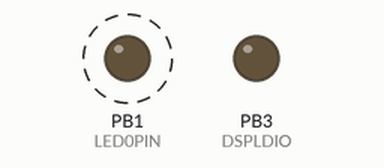
The program below on a simulated ATtiny85, built with avr-gcc and emulated at 16 MHz. On the bench: output pins drawn as LEDs (lit = HIGH). Dashed ring = blinking. Pins used as bus, display or sensor lines are not drawn.

Above: at 0.05 s.
At 1.95 s:
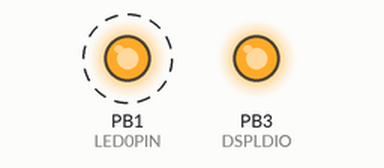
Timing chart, 0 to 3.0 s (numbered marks = the images above):
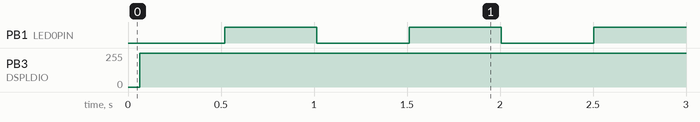

Measured:
- by itself, PB1 (LED0PIN): alternates HIGH for 0.50 s and LOW for 0.50 s
- by itself, PB3 (DSPLDIO): 0/255 → 255/255 at 0.06 s

The program:

main.c
```c
/*
 * Filename: main.c
 * Description: The main frogram file.
 *
 * Project: Simple Multitasking Logic
 * Platform: MicroChip ATTiny85
 * Created: 02.08.2025 9:53:17 AM
 * Author: Dmitry Slobodchikov
 */

#include "main.h"

/* Private variables */
static volatile uint8_t   _GREG_  = 0;
static volatile uint8_t   _PREG_  = 0;
static volatile uint16_t  sysCnt  = 0;
static volatile uint16_t  secCnt  = 0;

/* Private function definitions */
static void Cron(void);
static void SysTick_Handler(void);
static void Second_Handler(void);

/* STDOUT definition */
static FILE dsplout = FDEV_SETUP_STREAM(putc_dspl, NULL, _FDEV_SETUP_WRITE);


/**
 * @brief   The application entry point.
 * @retval  (int)
 */
int main(void) {
  /* Initialization block */
  cli();
  _INIT_MCU;
  _INIT_WDG;
  _INIT_LED;
  _INIT_TIMERS;
  _INIT_I2C;
  Init_ISR();
  if (!Init_Display())  FLAG_SET(_PREG_, _DSPLRF_);
  if (!Init_OneWire()) FLAG_SET(_PREG_, _OWBUSRF_);
  if (!Init_DigitalDisplay()) FLAG_SET(_PREG_, _DIGDRF_);
  sei();

  /* --- Init default standard output into display --- */
  stdout = Init_DsplOut();

  while (1) {
    Cron();
  }

}


/**
 * @brief   The application system cron service handler.
 * @retval  none
 */
static void Cron(void) {
  SysTick_Handler();
  Second_Handler();
}


/**
 * @brief   The application system cron service handler.
 * @retval  none
 */
static void SysTick_Handler(void) {
  /* Increase SysTick counter */
  if (FLAG_CHECK(_GREG_, _SYSTF_)) {
    cli();
    FLAG_CLR(_GREG_, _SYSTF_);
    sysCnt &= SEC_TICK_MASK;

    if (!sysCnt) {
      secCnt++;
      FLAG_SET(_GREG_, _SECTF_);
    }
    sei();

    /* --- Millis dependent services --- */
    LedToggle_Scheduler();
    PrintDigitalDisplay_Scheduler();
  }
}


/**
* @brief   The application periodical event handler (secondly.)
* @retval  none
*/
static void Second_Handler(void) {
  if (FLAG_CHECK(_GREG_, _SECTF_)) {
    FLAG_CLR(_GREG_, _SECTF_);

    /* --- Seconds dependent services --- */
    Print_Scheduler();
    GetTemperature_Scheduler();
  }
}


/**
 * @brief   Simple millisecond-step delay.
 * @param   delay delay value in millis
 * @param   reg pointer to the control register
 * @param   flag control flag
 * @retval  none
 */
void _delay_ms(uint16_t delay, volatile uint8_t* reg, uint8_t flag) {
  FLAG_SET(*reg, flag);
  uint16_t tmpDelay = (sysCnt + delay) & SEC_TICK_MASK;
  while (tmpDelay != sysCnt) {
    Cron();
  }
  FLAG_CLR(*reg, flag);
}


/* Getters */
volatile uint8_t* Get_GREG(void) {
  return &_GREG_;
}

volatile uint8_t* Get_PREG(void) {
  return &_PREG_;
}

volatile uint16_t* Get_SysCnt(void) {
  return &sysCnt;
}

volatile uint16_t Get_SecCnt(void) {
  return secCnt;
}

FILE* Init_DsplOut(void) {
  return &dsplout;
}


/* Setters */
```

fonts.h
```c
/*
 * Filename: fonts.h
 * Description: The file contains for fonts code.
 *
 * Project: Simple Multitasking Logic
 * Platform: MicroChip ATTiny85
 * Created: 10.08.2025 07:35:51 PM
 * Author: Dmitry Slobodchikov
 */
#ifndef FONTS_H_
#define FONTS_H_


#include "main.h"

typedef uint8_t font_dot_5x7_t[6];
typedef uint8_t font_dot_10x14_t[24];

const font_dot_5x7_t font_dot_5x7[96];
const font_dot_10x14_t font_dot_10x14[96];


#endif /* FONTS_H_ */
```

digit_display.h
```c
/*
 * Filename: digit_display.h
 * Description: The file contains digit display definitions.
 *
 * Project: Simple Multitasking Logic
 * Platform: MicroChip ATTiny85
 * Created: 10.08.2025 21:07:41 AM
 * Author : Dmitry Slobodchikov
 */
#ifndef _DIGIT_DISPLAY_H
#define _DIGIT_DISPLAY_H

#include "main.h"


#define DSPLDDR     DDRB
#define DSPLPORT    PORTB
#define DSPLPIN     PINB
#define DSPLDIO     PINB3
#define DSPLCLK     PINB4


#define DIO_H DSPLPORT |= _BV(DSPLDIO);
#define DIO_L DSPLPORT &= ~_BV(DSPLDIO);
#define CLK_H DSPLPORT |= _BV(DSPLCLK);
#define CLK_L DSPLPORT &= ~_BV(DSPLCLK);

#define	DIO_OUT DSPLDDR |= _BV(DSPLDIO)
#define	DIO_IN  DSPLDDR &= ~_BV(DSPLDIO)


uint8_t Init_DigitalDisplay(void);
void DigitalDisplaySend(const uint8_t *buf, int8_t dot);


#endif /* _DIGIT_DISPLAY_H */
```

display.h
```c
/*
 * Filename: display.h
 * Description: The file contains display definitions.
 *
 * Project: Simple Multitasking Logic
 * Platform: MicroChip ATTiny85
 * Created: 03.08.2025 10:38:01 AM
 * Author : Dmitry Slobodchikov
 */

#ifndef _DISPLAY_H
#define _DISPLAY_H

#include "main.h"
#include "fonts.h"

// #define DSPL_SSD1315
#define DSPL_WH1602

/* Exported functions prototypes */
uint8_t Init_Display(void);
int putc_dspl(char, FILE*);
void WH1602_Write(uint8_t, uint8_t, const char*);
uint8_t SSD1315_WriteBuf(const uint8_t*, uint16_t, uint8_t* );


/* --- WH0802A commands --- */
#define _1602A_ADDR_        0x27 // WH1602 I2C Address
#define _1602A_8BBUS_       0x03 // 8-bit initial bus initialization
#define _1602A_CURUPLEFT_   0x02 // Cursor positioin up an left
#define	_1602A_4BBUS2L_     0x28 // 4-bit bus, LCD of 2 lines
#define _1602A_DSPLSW_	    0x0c // Display on, cursor off, blink off
#define _1602A_CLRDSLP_     0x01 // Clear display
#define _1602A_1LS_         0x80 // Position at 1-st line, start
#define _1602A_2LS_         0xc0 // Position ar 2-nd line, start
#define _1602A_NOCMD_       0x00 // No command

/* --- WH0802A control parameters --- */
#define _1602A_Bl           3
#define _1602A_E            2
#define _1602A_Rw 	        1
#define _1602A_Rs 	        0
#define _1602A_4BMASK_      0xf0

/* --- WH0802A control mascroses --- */
#define _WR1NCHAR(ch)       ((ch & _1602A_4BMASK_)|_BV(_1602A_E)|_BV(_1602A_Bl)|_BV(_1602A_Rs))
#define _WR2NCHAR(ch)       ((ch & _1602A_4BMASK_)|_BV(_1602A_Bl)|_BV(_1602A_Rs))
#define _WR1NCMD(cmd)       ((cmd & _1602A_4BMASK_)|_BV(_1602A_E)|_BV(_1602A_Bl))
#define _WR2NCMD(cmd)       ((cmd & _1602A_4BMASK_)|_BV(_1602A_Bl))

/* --- SSD1315 commands --- */
#define _SSD1315_ADDR_      0x3c // SSD1315 I2C Address
#define _SSD1315_Co_        7 // Co bit
#define _SSD1315_DC_        6 // DC bit (1 - data, 0 - command)

/* --- Display end of line parameters --- */
#define _0DCF_              0
#define _0ACF_              1


#endif // _DISPLAY_H
```

ds18b20.h
```c
/*
 * Filename: ds18b20.h
 * Description: The file contains definitions for DS18B20 OneWire temperature sensor code.
 *
 * Project: Simple Multitasking Logic
 * Platform: MicroChip ATTiny85
 * Created: 12.08.2025 09:53:10 PM
 * Author: Dmitry Slobodchikov
 */
#ifndef DS18B20_H_
#define DS18B20_H_


#include "ow.h"
#include "eeprom.h"


/* Flags definitions */
#define _DSDF_            0 // Delay Flag


/* --- DS18B20 spwcific commands --- */
#define ConvertT          0x44
#define WriteScratchpad   0x4e
#define ReadScratchpad    0xbe
#define CopyScratchpad    0x48
#define RecallEeprom      0xb8


/* Exported functions */
uint8_t DS18B20_ReadScrachpad(uint8_t*, uint8_t*);
uint8_t DS18B20_WriteScratchpad(uint8_t*, uint8_t*);
uint8_t DS18B20_ConvertTemperature(uint8_t*);
uint8_t DS18B20_CopyScratchpad(uint8_t*);
uint8_t DS18B20_RecallEeprom(uint8_t*);

volatile uint8_t* Get_DSREG(void);


#endif /* DS18B20_H_ */
```

eeprom.h
```c
/*
 * Filename: eeprom.h
 * Description: The file contains definition for EEPROM code.
 *
 * Project: Simple Multitasking Logic
 * Platform: MicroChip ATTiny85
 * Created: 12.08.2025 04:58:39 AM
 * Author: Dmitry Slobodchikov
 */
#ifndef EEPROM_H_
#define EEPROM_H_

#include "main.h"


uint8_t EEPROM_WriteBuffer(uint16_t, uint8_t*, uint16_t);
uint8_t EEPROM_ReadBuffer(uint16_t, uint8_t*, uint16_t);


#endif /* EEPROM_H_ */
```

i2c.h
```c
/*
 * Filename: i2c.h
 * Description: The file contains I2C definitions.
 *
 * Project: Simple Multitasking Logic
 * Platform: MicroChip ATTiny85
 * Created: 02.08.2025 11:05:17 PM
 * Author: Dmitry Slobodchikov
 */
#ifndef I2C_H_
#define I2C_H_

#include "main.h"


/* Flags definitions */
#define _I2C_ACKF_    0 // ACK/NACK Flag
#define _I2C_RWF_     1 // Read/Write Flag (0 - write, 1 - read)
#define _I2C_BERF_    2 // Bus Error Flag


#define I2CDDR    DDRB
#define I2CPORT   PORTB
#define I2CPIN    PINB
#define I2CSDA    PINB0
#define I2CSCL    PINB2


#define SDA_H     I2CPORT |= _BV(I2CSDA)
#define SDA_L     I2CPORT &= ~_BV(I2CSDA)
#define SCL_H     I2CPORT |= _BV(I2CSCL)
#define SCL_L     I2CPORT &= ~_BV(I2CSCL)

#define	SDA_OUT   I2CDDR |= _BV(I2CSDA)
#define	SDA_IN    I2CDDR &= ~_BV(I2CSDA)

#define	I2C_WRITE FLAG_CLR(*_i2creg, _I2C_RWF_)
#define	I2C_READ  FLAG_SET(*_i2creg, _I2C_RWF_)


void I2C_Start(void);
void I2C_Stop(void);
void I2C_Transfer(void);
uint8_t I2C_ReceiveAckNack(void);
void I2C_SendAckNack(void);
void I2C_SendAddress(uint8_t);
void I2C_SendByte(uint8_t);
uint8_t I2C_ReceiveByte(void);

volatile uint8_t* Get_I2CREG(void);


#endif /* I2C_H_ */
```

init_periph.h
```c
/*
 * Filename: init_led.h
 * Description: A set of definitions for LED initialization.
 *
 * Project: Simple Multitasking Logic
 * Platform: MicroChip ATTiny85
 * Created: 02.08.2025 8:40:57 PM
 * Author: Dmitry Slobodchikov
*/
#ifndef INIT_PERIPH_H_
#define INIT_PERIPH_H_


#include "main.h"


/* Initialization macroses */
/* --- LED --- */
#define	_INIT_LED do { \
  LEDDDR |= _BV(LED0PIN); \
} while (0)


/* --- Microcontroller unit --- */
/* --- Enable Sleep Mode (Idle mode) --- */
/* --- Reduce Power Consumption (16.2.2 p.120) --- */
/* --- Power reduce (7.5.2 p.38) --- */
#define _INIT_MCU do { \
  MCUSR   |= _BV(SE); \
  ACSR    |= _BV(ACD); \
  PRR     |= _BV(PRADC)|_BV(PRTIM1); \
} while (0)


/* --- Timers --- */
/* --- Timer0 counts ~1ms system tick --- */
#define _INIT_TIMERS do { \
  TCCR0B  |= _BV(CS02); \
  TIMSK   |= _BV(TOIE0); \
  TCNT0   = SYS_TICK_THOLD; \
} while (0)


/* --- Watchdog (8.5.2 p.45) --- */
/* --- MCU to reboot in ~8s by an event --- */
#define _INIT_WDG do { \
  MCUSR   &= ~_BV(WDRF); \
  WDTCR   |= _BV(WDCE)|_BV(WDIE); \
  WDTCR   |= _BV(WDP3)|_BV(WDP0)|_BV(WDE); \
} while (0)


/* --- I2C --- */
#define	_INIT_I2C do { \
  I2CPORT |= _BV(I2CSDA)|_BV(I2CSCL); \
  I2CDDR  |= _BV(I2CSDA)|_BV(I2CSCL); \
  USIDR   = 0xff; \
  USICR   = _BV(USIWM1)|_BV(USICS1)|_BV(USICLK); \
  USISR   = _BV(USISIF)|_BV(USIOIF)|_BV(USIPF)|_BV(USIDC); \
} while (0)


/* --- Digital display --- */
#define	_INIT_DIGIT_DSPL do { \
  DSPLDDR |= _BV(DSPLDIO)|_BV(DSPLCLK); \
} while (0)


#endif /* INIT_PERIPH_H_ */
```

ow.h
```c
/*
 * Filename: ow.c
 * Description: The file contains definitions for OneWire code.
 *
 * Project: Simple Multitasking Logic
 * Platform: MicroChip ATTiny85
 * Created: 12.08.2025 05:06:33 AM
 * Author: Dmitry Slobodchikov
 */
#ifndef ONEWIRE_H_
#define ONEWIRE_H_

#include "main.h"


#define OWDDR       DDRB
#define OWPORT      PORTB
#define OWPIN       PINB
#define OW0PIN      PB4


#define OW_UP       (OWDDR |= _BV(OW0PIN))
#define OW_DOWN     (OWDDR &= ~_BV(OW0PIN))
#define OW_LEVEL    (OWPIN & _BV(OW0PIN))
//#define OW_INPUT    (OWDDR &= ~_BV(OW0PIN))
//#define OW_OUTPUT   (OWDDR |= _BV(OW0PIN))

#define OW_L        OW_UP
#define OW_H        OW_DOWN


/* --- Strong PullUp might be reassign to another PIN --- */
#define OW_SP_UP  do { \
  OWPORT |= _BV(OW0PIN); \
  OWDDR |= _BV(OW0PIN); \
} while (0)

#define OW_SP_DOWN  do { \
  OWDDR &= ~_BV(OW0PIN); \
  OWPORT &= ~_BV(OW0PIN); \
} while (0)


/* --- EEPROM addresse pointter --- */
#define EE_OW_ADDR        0x0040
#define EE_OW_ALAD        0x00c0


/* --- OneWire device spwcific commands --- */
#define SearchROM         0xf0
#define SearchAlarmROM    0xec
#define ReadROM           0x33
#define MatchROM          0x55
#define SkipROM           0xcc
#define ReadPowerSupply   0xb4


/* Exported functions */
uint8_t Init_OneWire(void);
uint8_t OneWire_Reset(void);
uint8_t OneWire_ReadBit(void);
void OneWire_WriteByte(uint8_t);
uint8_t OneWire_ReadByte(void);
uint8_t OneWire_CRC(uint8_t, uint8_t);
void OneWire_CollectAlarms(uint16_t);
uint8_t OneWire_ReadPowerSupply(uint8_t*);
uint8_t OneWire_MatchROM(uint8_t*);
volatile uint8_t* Get_OWREG(void);


#endif /* ONEWIRE_H_ */
```

digit_display.c
```c
/*
 * Filename: digit_display.c
 * Description: The file contains digit display code.
 *
 * Project: Simple Multitasking Logic
 * Platform: MicroChip ATTiny85
 * Created: 10.08.2025 21:07:41 AM
 * Author : Dmitry Slobodchikov
 */

#include "digit_display.h"

/* Private constants */
const uint8_t digits[12] PROGMEM = {
  0x3f,
  0x06,
  0x5b,
  0x4f,
  0x66,
  0x6d,
  0x7d,
  0x07,
  0x7f,
  0x6f,
  0x80,
  0x00
};


/* Private function prototypes */
static void Dd_Start(void);
static void Dd_Stop(void);
static void Dd_WriteByte(uint8_t byte);


/**
 * @brief  Digital display start condition
 * @retval none
 */
static void Dd_Start(void) {
  CLK_H;
  DIO_H;
  _delay_us(2);
  DIO_L;
  _delay_us(2);
}


/**
 * @brief  Digital display stop condition
 * @retval none
 */
static void Dd_Stop(void) {
  CLK_L;
  _delay_us(2);
  DIO_L;
  _delay_us(2);
  CLK_H;
  _delay_us(2);
  DIO_H;
  _delay_us(2);
}


/**
 * @brief  Digital display write/send a by to the bus
 * @param  byte A byte to send/write
 * @retval none
 */
static void Dd_WriteByte(uint8_t byte) {

  for (uint8_t i = 0; i < 8; i++) {
    CLK_L;
    if (byte & 0x01) {
      DIO_H;
    } else {
      DIO_L;
    }
    byte >>= 1;
    _delay_us(3);
    CLK_H;
    _delay_us(3);
  }

  CLK_L;
  _delay_us(5);
  DIO_IN;
  if (!(DSPLPIN & _BV(DSPLDIO))) {
    CLK_H;
    _delay_us(2);
    CLK_L;
  }
  DIO_OUT;
}


/**
 * @brief  Digital display initialization code; clearing the display
 * @retval (uint8_t) the operation status
 */
uint8_t Init_DigitalDisplay(void) {
  /* OneWire bus and Display share PB4 pin
     if OneWire on board display to be ignored */
  if (FLAG_CHECK(*Get_PREG(), _OWBUSRF_)) return 1;

  _INIT_DIGIT_DSPL;
  Dd_Start();
  Dd_WriteByte(0x40);
  Dd_Stop();

  Dd_Start();
  Dd_WriteByte(0xc0);
  for (uint8_t i = 0; i < 4; i++) {
    Dd_WriteByte(0x00);
  }
  Dd_Stop();

  Dd_Start();
  Dd_WriteByte(0x8a);
  Dd_Stop();

  return 0;
}


/**
 * @brief  Digital display write/send data buffer
 * @param  buf A pointer to the buffer to send
 * @param  dot A boolean indicates the usage of a dot symbol
 * @retval (uint8_t) the operation status
 */
void DigitalDisplaySend(const uint8_t *buf, int8_t dot) {
  Dd_Start();
  Dd_WriteByte(0x40);
  Dd_Stop();

  Dd_Start();
  Dd_WriteByte(0xc0);
  for (uint8_t i = 0; i < 4; i++) {
    uint8_t x = pgm_read_byte(&digits[(*buf++)]);
    if (i == dot) x |= pgm_read_byte(&digits[10]);
    Dd_WriteByte(x);
  }
  Dd_Stop();
}
```

ds18b20.c
```c
/*
 * Filename: ds18b20.c
 * Description: The file contains DS18B20 OneWire temperature sensor code.
 *
 * Project: Simple Multitasking Logic
 * Platform: MicroChip ATTiny85
 * Created: 12.08.2025 09:53:10 PM
 * Author: Dmitry Slobodchikov
 */
#include "ds18b20.h"

/* Private variables */
static volatile uint8_t  _DSREG_  = 0;


/**
 * @brief   Reads the data scratchpad of the given device.
 * @param   addr a pointer to address of the given device
 * @param   buf a pointer to buffer to write data that has been read from the given device
 *          the size of the buffer is 9, the last byte is CRC
 * @retval  (uint8_t) status of operation
 */
uint8_t DS18B20_ReadScrachpad(uint8_t* addr, uint8_t* buf) {
  if (OneWire_MatchROM(addr)) return 1;
  OneWire_WriteByte(ReadScratchpad);

  uint8_t crc = 0;
  for (int8_t i = 0; i < 9; i++) {
    buf[i] = OneWire_ReadByte();
    crc = OneWire_CRC(crc, buf[i]);
  }
  if (crc) return 1;

  return 0;
}


/**
 * @brief   Writes a buffer data to the given device.
 * @param   addr a pointer to address of the given device
 * @param   buf a pointer to buffer with the data to write
 * @retval  (uint8_t) status of operation
 */
uint8_t DS18B20_WriteScratchpad(uint8_t* addr, uint8_t* buf) {
  if (OneWire_MatchROM(addr)) return 1;
  OneWire_WriteByte(WriteScratchpad);

  for (uint8_t i = 0; i < 3; i++) {
    OneWire_WriteByte(buf[i]);
  }

  return 0;
}


/**
 * @brief   Writes the convert temperature command to the given device.
 * @param   addr a pointer to address of the given device
 * @retval  (uint8_t) status of operation
 */
uint8_t DS18B20_ConvertTemperature(uint8_t* addr) {
  if (OneWire_MatchROM(addr)) return 1;
  uint8_t pps = OneWire_ReadPowerSupply(addr);

  if (OneWire_MatchROM(addr)) return 1;
  OneWire_WriteByte(ConvertT);

  if (pps) {
    OW_SP_UP;
    _delay_ms(750, &_DSREG_, _DSDF_);
    OW_SP_DOWN;
  } else {
    /* TDOD implement timeout, handle independently */
    while(!OneWire_ReadBit());
  }

  return 0;
}


/**
 * @brief   Copies the scratchpad data of the given device.
 * @param   addr a pointer to address of the given device
 * @retval  (uint8_t) status of operation
 */
uint8_t DS18B20_CopyScratchpad(uint8_t* addr) {
  if (OneWire_MatchROM(addr)) return 1;
  uint8_t pps = OneWire_ReadPowerSupply(addr);

  if (OneWire_MatchROM(addr)) return 1;
  OneWire_WriteByte(CopyScratchpad);

  if (pps) {
    OW_SP_UP;
    _delay_ms(10, &_DSREG_, _DSDF_);
    OW_SP_DOWN;
  } else {
    /* TDOD implement timeout, handle independently */
    while(!OneWire_ReadBit());
  }

  return 0;
}


/**
 * @brief   Recalls the EEPROM data of the given device.
 * @param   addr a pointer to address of the given device
 * @retval  (uint8_t) status of operation
 */
uint8_t DS18B20_RecallEeprom(uint8_t* addr) {
  if (OneWire_MatchROM(addr)) return 1;
  OneWire_WriteByte(RecallEeprom);

  /* TDOD implement timeout, handle independently */
  while(!OneWire_ReadBit());

  return 0;
}


/* Getters */
volatile uint8_t* Get_DSREG(void) {
  return &_DSREG_;
}
```

digd.h
```c
/*
 * Filename: digd.h
 * Description: A set of definitions digital display service code.
 *
 * Project: Simple Multitasking Logic
 * Platform: MicroChip ATTiny85
 * Created: 15.08.2025 06:25:48 AM
 * Author: Dmitry Slobodchikov
*/
#ifndef TMPR_H_
#define TMPR_H_


#include "main.h"

/* --- Periodial step value --- */
#define DIGD_SRV_STEP  500 // here is a millis value that derives from sysCnt


uint8_t GetTemperature_Scheduler(void);


#endif /* TMPR_H_ */
```

led.h
```c
/*
 * Filename: led.h
 * Description: A set of definitions LED logic code.
 *
 * Project: Simple Multitasking Logic
 * Platform: MicroChip ATTiny85
 * Created: 17.08.2025 08:11:41 PM
 * Author: Dmitry Slobodchikov
*/
#ifndef LED_H_
#define LED_H_


#include "main.h"

#define LEDDDR    DDRB
#define LEDPORT   PORTB
#define LEDPIN    PINB
#define LED0PIN   PINB1

/* --- Periodial step value --- */
#define LED_SRV_STEP  500 // here is a sec value that derives from sysCnt


uint8_t LedToggle_Scheduler(void);


#endif /* LED_H_ */
```

Source omitted: display.c (11159 bytes), eeprom.c (1305 bytes), i2c.c (2678 bytes), ow.c (6082 bytes), prnt.h (450 bytes), tmpr.h (489 bytes), digd.c (1224 bytes), led.c (868 bytes), prnt.c (1247 bytes), tmpr.c (1806 bytes), def.h (639 bytes), macroses.h (566 bytes) and 3 more
